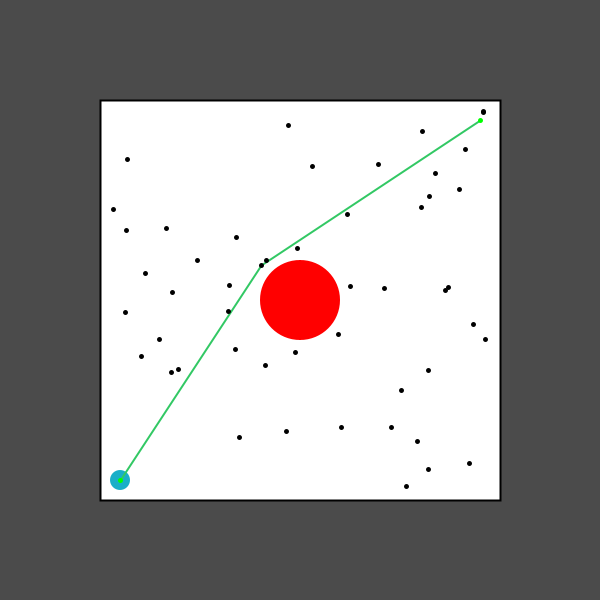
Frame 1 (no input)
Frame 60 (the mouse pressed at the canvas centre just before this capture): identical to frame 1, image omitted
Frame 120 (the mouse held since frame 60 and released just before this capture): identical to frame 1, image omitted

The Processing sketch that drew this single still picture (run headless with seeded random() and noise(); from frame 60 on, the mouse is pressed at the canvas centre):

// Processing sketch: Planning
// ── Planning.pde
import java.util.*;

double previousTime;
double currentTime;
double elapsedTime;
double timeFactor = 500.0;

boolean paused = true;
boolean debug = false;
boolean validPath = false;

Random r = new Random();

PVector start = new PVector(-9,-9,0);
PVector goal = new PVector(9,9,0);
PVector agentPosition = start.copy();
PVector obstaclePosition = new PVector(0,0,0);
double obstacleRadius = 2.0;
double agentRadius = 0.5;
double obstacleRadiusCSpace = obstacleRadius + agentRadius;
double agentSpeed = 1.0;

int numPointsPRM = 50;
ArrayList<PVector> points; // PRM points
ArrayList<PVector> path;
ArrayList<GraphPoint> graphPoints; // PRM points including start and goal
ArrayList<GraphEdge> graphEdges; // Valid PRM edges
GraphPoint startGraphPoint;
GraphPoint goalGraphPoint;

// Helper variables
PVector ray = new PVector(0,0,0);
PVector rayToCenter = new PVector(0,0,0);
double dist = 0.0;
double a = 0;
double b = 0;
double c = 0;
double part = 0;
double root = 0;
double secondRoot = 0;
double newCost = 0;
int pathLength = 0;
int currentPathNode = 0;
GraphPoint dummy = new GraphPoint(new PVector(0,0,0));

void setup() {
  size(600,600);
  
  // Initialize list of PRM points
  points = new ArrayList<PVector>(numPointsPRM); // PRM points
  for (int i = 0; i < numPointsPRM; i++) {
    points.add(new PVector(0,0,0));
  }
  
  // Initialize graph structures
  graphPoints = new ArrayList<GraphPoint>();
  graphEdges = new ArrayList<GraphEdge>();
  
  // Generate new graph and path
  validPath = false;
  while (validPath == false) {
    populatePRM();
    makeGraph();
    validPath = findPathUniformCost();
  }
  
  // Initialize time
  previousTime = millis();
  
  // TODO calculate setup time?
}

// Randomly select valid points in configuration space
void populatePRM() {
  for(PVector p : points) {
    // Randomly select point within boundaries of configuration space
    p.x = r.nextFloat()*19-9.5;
    p.y = r.nextFloat()*19-9.5;
     
    // Keep points outside obstacles in configuration space
    dist = obstacleRadiusCSpace - p.dist(obstaclePosition);
    if (dist > 0) {
      // Point ray in correct direction
      ray.set(p);
      ray.sub(obstaclePosition);
      
      // Change magnitude of ray
      ray.setMag((float)obstacleRadiusCSpace + 0.1);
      
      // Move point
      p.set(obstaclePosition);
      p.add(ray);
    }
  }
}

class GraphPoint implements Comparable<GraphPoint> {
  PVector position = new PVector(0,0,0);
  double cost;
  ArrayList<GraphPoint> neighbors; // List of neighbors
  GraphPoint previous;
  
  GraphPoint(PVector p) {
    this.position.set(p);
    this.cost = -1;
    this.neighbors = new ArrayList<GraphPoint>();
    this.previous = null;
  }
  
  void AddNeighbor(GraphPoint gp) {
    this.neighbors.add(gp);
  }
  
  @Override
  public int compareTo(GraphPoint other) {
    if (this.cost < other.cost) {
      return -1;
    } else {
      return 1;
    }
  }
}

class GraphEdge {
  PVector first = new PVector(0,0,0);
  PVector second = new PVector(0,0,0);
  
  GraphEdge(PVector a, PVector b) {
    first.set(a);
    second.set(b);
  }
  
  void Draw() {
    line(300+20*first.x,300-20*first.y,300+20*second.x,300-20*second.y);
  }
}

// Check if an edge between two points would go through an obstacle in configuration space
// Assume both points are outside the obstacle and obstacle is circular
boolean testEdge(PVector first, PVector second) {
  // Determine ray pointing from first to second
  ray.set(second);
  ray.sub(first);
  
  // Determine ray pointing from first to center of circle
  rayToCenter.set(first);
  rayToCenter.sub(obstaclePosition);
  
  // Calculate quadratic coefficients
  a = ray.dot(ray);
  b = 2 * rayToCenter.dot(ray);
  c = rayToCenter.dot(rayToCenter)-obstacleRadiusCSpace*obstacleRadiusCSpace;
  
  // No collision if all solutions are imaginary
  part = b*b-4*a*c;
  if (part < 0) {
    return false;
  }
  
  // Solve quadratic equation
  part = sqrt((float)part);
  root = (-b+part)/(2*a);
  secondRoot = (-b-part)/(2*a);
  
  // Collision if either root falls between points
  if (root > 0.0 && root < 1.0) {
    return true;
  } else if (secondRoot > 0.0 && secondRoot < 1.0) {
    return true;
  }
  
  return false;
}

// Construct graph from PRM points with edges that do not go through obstacles
void makeGraph() {
  // Clear lists
  graphPoints.clear();
  graphEdges.clear();
  
  GraphPoint newPoint;
  GraphEdge newEdge;
  
  // Add start point to graph
  startGraphPoint = new GraphPoint(start);
  startGraphPoint.cost = 0;
  graphPoints.add(startGraphPoint);
  
  // Add goal point to graph
  goalGraphPoint = new GraphPoint(goal);
  graphPoints.add(goalGraphPoint);
  
  // Add randomized points to graph
  for (PVector p : points) {
    newPoint = new GraphPoint(p);
    graphPoints.add(newPoint);
  }
  
  GraphPoint first;
  GraphPoint second;
  // Add all edges to graph that do not go through obstacle in configuration space
  for (int i = 0; i < numPointsPRM+1; i++) {
    first = graphPoints.get(i);
    for (int j = i+1; j < numPointsPRM+2; j++) {
      second = graphPoints.get(j);
      if (!testEdge(first.position,second.position)) {
        // Set graph points as neighbors
        first.AddNeighbor(second);
        second.AddNeighbor(first);
        
        // Add edge to list
        newEdge = new GraphEdge(first.position,second.position);
        graphEdges.add(newEdge);
      }
    }
  }
}

// Find path through graph with Uniform Cost Search
boolean findPathUniformCost() {  
  // Initialize queue
  PriorityQueue<GraphPoint> queue = new PriorityQueue<GraphPoint>();
  
  // Initialize list of explored points
  ArrayList<GraphPoint> exploredPoints = new ArrayList<GraphPoint>();
  
  GraphPoint currentPoint = startGraphPoint;
  while (!currentPoint.equals(goalGraphPoint)) {
    // Add current point to explored list
    exploredPoints.add(currentPoint);
    
    // Update each unexplored neighbor
    for (GraphPoint p : currentPoint.neighbors) {
      // Skip explored neighbors
      if (exploredPoints.contains(p)) {
        continue;
      }
      
      // Calculate cost to reach neighbor
      newCost = currentPoint.cost + currentPoint.position.dist(p.position);
      
      // Update neighbor and queue if new path is shortest path to neighbor
      if (newCost < p.cost || p.cost == -1) {
        // Remove neighbor from queue
        queue.remove(p);
        
        // Update lowest cost
        p.cost = newCost;
        
        // Set current point as new parent
        p.previous = currentPoint;
        
        // Add neighbor back to queue
        queue.offer(p);
      }
    }
    
    // Retrieve next point from queue
    if (queue.peek() != null) {
      currentPoint = queue.poll();
    } else {
      println("Unexpected null!");
      break;
    }
  }
  
  // Make sure path reaches goal
  if (!currentPoint.equals(goalGraphPoint)) {
    println("Could not find path to goal");
    return false;
  }
  
  // Save path to global list
  path = new ArrayList<PVector>();
  while (currentPoint != null) {
    path.add(currentPoint.position);
    currentPoint = currentPoint.previous;
  }
  Collections.reverse(path);
  currentPathNode = 0;
  return true;
}

void updateSim(double dt) {
  
}

void drawSim() {
  // Draw boundaries
  fill(255);
  strokeWeight(2.0);
  stroke(0);
  beginShape();
  vertex(100,100);
  vertex(100,500);
  vertex(500,500);
  vertex(500,100);
  endShape(CLOSE);
  
  // Draw obstacle
  noStroke();
  fill(255,0,0);
  ellipse(300,300,80,80);
  
  // Draw agent
  fill(25,175,200);
  ellipse(300+20*agentPosition.x,300-20*agentPosition.y,20,20);
    
  if (debug) {
    stroke(100);
    strokeWeight(1);
    for (GraphEdge e : graphEdges) {
      e.Draw();
    }
  }
  
  // Draw Path TODO
  pathLength = path.size();
  stroke(50,200,100);
  strokeWeight(2);
  for (int i = 0; i < pathLength-1; i++) {
    line(300+20*path.get(i).x,
         300-20*path.get(i).y,
         300+20*path.get(i+1).x,
         300-20*path.get(i+1).y);
  }
  
  // Draw PRM
  strokeWeight(5);
  stroke(0);
  for (PVector p : points) {
    point(300+20*p.x,300-20*p.y);
  }
  
  // Draw start and goal
  stroke(0,255,0);
  point(300+20*start.x,300-20*start.y);
  point(300+20*goal.x,300-20*goal.y);
}

void draw() {
  background(75);
  
  // Update time
  currentTime = millis();
  elapsedTime = currentTime - previousTime;
  previousTime = currentTime;
  
  updateSim(elapsedTime/timeFactor);
  
  drawSim();
  
  // Benchmarking
  // println("Frame Rate: " + frameRate);
}

void keyPressed() {
  switch (key) {
    case ' ':
      // TODO Calculate reset time?
      validPath = false;
      while (validPath == false) {
        populatePRM();
        makeGraph();
        validPath = findPathUniformCost();
      }
      agentPosition.set(start);
      break;
    case 'p':
      paused = !paused;
      break;
    case 'b':
      debug = !debug;
      break;
    default:
  }
}
